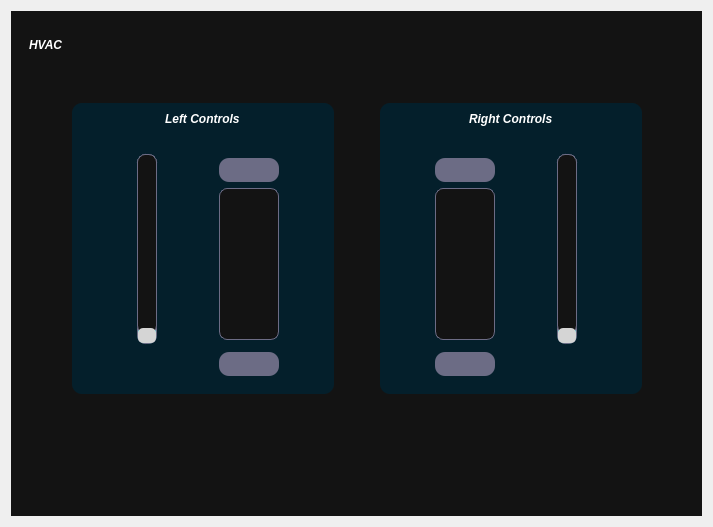
<?xml version="1.0" encoding="UTF-8"?>
<ui version="4.0">
 <class>HVAC</class>
 <widget class="QWidget" name="HVAC">
  <property name="geometry">
   <rect>
    <x>0</x>
    <y>0</y>
    <width>713</width>
    <height>527</height>
   </rect>
  </property>
  <property name="windowTitle">
   <string>Form</string>
  </property>
  <property name="styleSheet">
   <string notr="true">*{
	border: none;
	background-color: transparent;
	background: none; 
	padding: 0;
	margin: 0;
	color: #fff;
}

#scrollAreaWidgetContents{
	background-color: #131313 ; /* black */
}

#centralwidget{
	background-color: #131313 ; /* black */
}

#centralwidget QPushButton{
	background-color: #6C6C85 ; /* pastel purple */
	padding: 5px 10px;
	border-radius: 10px;
}

#centralwidget QPushButton:pressed {
    background-color: #4BD7D6 ; /* light blue */
}

#centralwidget QSlider::groove:horizontal {
    border: 1px solid #6C6C85 ; /* pastel purple */
    height: 15px;
    border-radius: 8px;
}

#centralwidget  QSlider::sub-page:horizontal {
    background-color: #4BD7D6 ; /* light blue */
    height: 15px;
    border-radius: 5px;
}

#centralwidget QSlider::handle:horizontal {
    background: qlineargradient(x1:0, y1:0, x2:1, y2:1,
        stop:0 #eee, stop:1 #ccc);
    border: 1px solid #777;
    width: 20px;
    margin-top: -2px;
    margin-bottom: -2px;
    border-radius: 8px;
}

QSlider::sub-page:vertical {
    background-color: #131313 ; /* black */
    height: 20px;
    width: 18px;
    margin: 2px;
	border: 1px solid #6C6C85 ; /* pastel purple */
    border-radius: 8px;
}

QSlider::groove:vertical {
    border-radius: 8px;
    width: 18px;
    margin: 2px;
	border: 1px solid #6C6C85 ; /* pastel purple */
	background-color: #4BD7D6 ; /* light blue */ 
}
QSlider::groove:vertical:hover {
	background-color: rgb(55, 62, 76);
}
QSlider::handle:vertical {
    background-color: #d5d5d5;
    height: 15px;
    width: 20px;
	border-radius: 5px;
}
QSlider::handle:vertical:hover {
    background-color: #6C6C85 ; /* pastel purple */
}
QSlider::handle:vertical:pressed {
    background-color: #4BD7D6 ; /* light blue */ 
}


QScrollBar:horizontal {
        min-width: 240px;
        height: 13px;
    }

    QScrollBar:vertical {
        min-height: 240px;
        width: 13px;
    }

    QScrollBar::groove {
        background: 2A2827; /* dark grey */
        border-radius: 5px;
    }

    QScrollBar::handle {
        background: #4BD7D6 ; /* light blue */
        border-radius: 5px;
    }

    QScrollBar::handle:horizontal {
        width: 25px;
    }

    QScrollBar::handle:vertical {
        height: 25px; scrollAreaWidgetContents 
    }

#leftControls{
	background: #041F2B ; /* dark blue */
	border-radius: 10px;
}

#rightControls{
	background: #041F2B ; /* dark blue */
	border-radius: 10px;
}


/*============================================*/

QListWidget {
    min-height: 150px;
    max-height: 150px;
    background-color: #131313 ; /* black */
    border: 1px solid #6C6C85 ; /* pastel purple */
    border-radius: 8px;
}

QListWidget::item {
    height: 50px;
    width: 50px;
    border-radius:  8px;
	text-align: center;
}

QListWidget::item:selected {
    background-color: #4BD7D6 ; /* light blue */
    border-radius: 8px;
}

QListWidget::item:selected:!active {
    border-width: 0px;
}

QListWidget::item:selected:active {
    background-color: #4BD7D6 ; /* light blue */
}

QListWidget::item:selected:!focus {
	color: black;
    border-width: 0px;
}

QListWidget::item:focus {
    background-color: #6C6C85 ; /* pastel purple */
}

QListWidget::item:hover {
    background-color: #6C6C85 ; /* pastel purple */
}

</string>
  </property>
  <layout class="QVBoxLayout" name="verticalLayout">
   <item>
    <widget class="QFrame" name="centralwidget">
     <property name="frameShape">
      <enum>QFrame::StyledPanel</enum>
     </property>
     <property name="frameShadow">
      <enum>QFrame::Raised</enum>
     </property>
     <layout class="QVBoxLayout" name="verticalLayout_2">
      <item>
       <widget class="QFrame" name="frame_2">
        <property name="minimumSize">
         <size>
          <width>0</width>
          <height>50</height>
         </size>
        </property>
        <property name="frameShape">
         <enum>QFrame::StyledPanel</enum>
        </property>
        <property name="frameShadow">
         <enum>QFrame::Raised</enum>
        </property>
        <layout class="QHBoxLayout" name="horizontalLayout">
         <item>
          <widget class="QLabel" name="label_2">
           <property name="sizePolicy">
            <sizepolicy hsizetype="MinimumExpanding" vsizetype="Fixed">
             <horstretch>0</horstretch>
             <verstretch>0</verstretch>
            </sizepolicy>
           </property>
           <property name="font">
            <font>
             <weight>75</weight>
             <italic>true</italic>
             <bold>true</bold>
            </font>
           </property>
           <property name="text">
            <string>HVAC</string>
           </property>
          </widget>
         </item>
        </layout>
       </widget>
      </item>
      <item>
       <widget class="QScrollArea" name="scrollArea">
        <property name="widgetResizable">
         <bool>true</bool>
        </property>
        <widget class="QWidget" name="scrollAreaWidgetContents">
         <property name="geometry">
          <rect>
           <x>0</x>
           <y>0</y>
           <width>697</width>
           <height>409</height>
          </rect>
         </property>
         <layout class="QVBoxLayout" name="verticalLayout_3">
          <item>
           <spacer name="verticalSpacer_2">
            <property name="orientation">
             <enum>Qt::Vertical</enum>
            </property>
            <property name="sizeHint" stdset="0">
             <size>
              <width>20</width>
              <height>40</height>
             </size>
            </property>
           </spacer>
          </item>
          <item>
           <widget class="QFrame" name="frame">
            <property name="minimumSize">
             <size>
              <width>0</width>
              <height>300</height>
             </size>
            </property>
            <property name="frameShape">
             <enum>QFrame::StyledPanel</enum>
            </property>
            <property name="frameShadow">
             <enum>QFrame::Raised</enum>
            </property>
            <layout class="QGridLayout" name="gridLayout">
             <item row="0" column="12">
              <widget class="QFrame" name="rightControls">
               <property name="minimumSize">
                <size>
                 <width>0</width>
                 <height>0</height>
                </size>
               </property>
               <property name="frameShape">
                <enum>QFrame::StyledPanel</enum>
               </property>
               <property name="frameShadow">
                <enum>QFrame::Raised</enum>
               </property>
               <layout class="QGridLayout" name="gridLayout_3">
                <item row="1" column="0" colspan="5">
                 <spacer name="verticalSpacer_4">
                  <property name="orientation">
                   <enum>Qt::Vertical</enum>
                  </property>
                  <property name="sizeType">
                   <enum>QSizePolicy::Fixed</enum>
                  </property>
                  <property name="sizeHint" stdset="0">
                   <size>
                    <width>20</width>
                    <height>20</height>
                   </size>
                  </property>
                 </spacer>
                </item>
                <item row="2" column="0" rowspan="5">
                 <spacer name="horizontalSpacer_9">
                  <property name="orientation">
                   <enum>Qt::Horizontal</enum>
                  </property>
                  <property name="sizeHint" stdset="0">
                   <size>
                    <width>40</width>
                    <height>20</height>
                   </size>
                  </property>
                 </spacer>
                </item>
                <item row="2" column="4" rowspan="5">
                 <spacer name="horizontalSpacer_8">
                  <property name="orientation">
                   <enum>Qt::Horizontal</enum>
                  </property>
                  <property name="sizeHint" stdset="0">
                   <size>
                    <width>40</width>
                    <height>20</height>
                   </size>
                  </property>
                 </spacer>
                </item>
                <item row="4" column="1">
                 <widget class="QListWidget" name="rightTempList">
                  <property name="sizePolicy">
                   <sizepolicy hsizetype="Fixed" vsizetype="Fixed">
                    <horstretch>0</horstretch>
                    <verstretch>0</verstretch>
                   </sizepolicy>
                  </property>
                  <property name="minimumSize">
                   <size>
                    <width>0</width>
                    <height>152</height>
                   </size>
                  </property>
                  <property name="maximumSize">
                   <size>
                    <width>60</width>
                    <height>152</height>
                   </size>
                  </property>
                  <property name="font">
                   <font>
                    <weight>75</weight>
                    <italic>true</italic>
                    <bold>true</bold>
                   </font>
                  </property>
                  <property name="focusPolicy">
                   <enum>Qt::StrongFocus</enum>
                  </property>
                  <property name="layoutDirection">
                   <enum>Qt::LeftToRight</enum>
                  </property>
                  <property name="autoFillBackground">
                   <bool>false</bool>
                  </property>
                  <property name="frameShape">
                   <enum>QFrame::NoFrame</enum>
                  </property>
                  <property name="frameShadow">
                   <enum>QFrame::Plain</enum>
                  </property>
                  <property name="verticalScrollBarPolicy">
                   <enum>Qt::ScrollBarAlwaysOff</enum>
                  </property>
                  <property name="horizontalScrollBarPolicy">
                   <enum>Qt::ScrollBarAlwaysOff</enum>
                  </property>
                  <property name="sizeAdjustPolicy">
                   <enum>QAbstractScrollArea::AdjustToContentsOnFirstShow</enum>
                  </property>
                  <property name="editTriggers">
                   <set>QAbstractItemView::DoubleClicked|QAbstractItemView::EditKeyPressed</set>
                  </property>
                  <property name="showDropIndicator" stdset="0">
                   <bool>false</bool>
                  </property>
                  <property name="dragDropMode">
                   <enum>QAbstractItemView::DragOnly</enum>
                  </property>
                  <property name="selectionMode">
                   <enum>QAbstractItemView::ContiguousSelection</enum>
                  </property>
                  <property name="textElideMode">
                   <enum>Qt::ElideMiddle</enum>
                  </property>
                  <property name="verticalScrollMode">
                   <enum>QAbstractItemView::ScrollPerPixel</enum>
                  </property>
                  <property name="movement">
                   <enum>QListView::Snap</enum>
                  </property>
                  <property name="resizeMode">
                   <enum>QListView::Adjust</enum>
                  </property>
                  <property name="layoutMode">
                   <enum>QListView::SinglePass</enum>
                  </property>
                  <property name="spacing">
                   <number>1</number>
                  </property>
                  <property name="viewMode">
                   <enum>QListView::ListMode</enum>
                  </property>
                  <property name="selectionRectVisible">
                   <bool>true</bool>
                  </property>
                  <property name="itemAlignment">
                   <set>Qt::AlignCenter</set>
                  </property>
                 </widget>
                </item>
                <item row="6" column="3" alignment="Qt::AlignHCenter">
                 <widget class="QLabel" name="label_4">
                  <property name="text">
                   <string/>
                  </property>
                  <property name="pixmap">
                   <pixmap resource="../assets/res.qrc">:/Images/Images/HMI_HVAC_Fan_Icon.svg</pixmap>
                  </property>
                 </widget>
                </item>
                <item row="0" column="0" colspan="5" alignment="Qt::AlignHCenter">
                 <widget class="QLabel" name="label_6">
                  <property name="font">
                   <font>
                    <weight>75</weight>
                    <italic>true</italic>
                    <bold>true</bold>
                   </font>
                  </property>
                  <property name="text">
                   <string>Right Controls</string>
                  </property>
                 </widget>
                </item>
                <item row="2" column="2" rowspan="5">
                 <spacer name="horizontalSpacer_5">
                  <property name="orientation">
                   <enum>Qt::Horizontal</enum>
                  </property>
                  <property name="sizeType">
                   <enum>QSizePolicy::Fixed</enum>
                  </property>
                  <property name="sizeHint" stdset="0">
                   <size>
                    <width>40</width>
                    <height>20</height>
                   </size>
                  </property>
                 </spacer>
                </item>
                <item row="2" column="3" rowspan="4" alignment="Qt::AlignHCenter">
                 <widget class="QSlider" name="rightFanSpeed_slider">
                  <property name="minimumSize">
                   <size>
                    <width>40</width>
                    <height>0</height>
                   </size>
                  </property>
                  <property name="orientation">
                   <enum>Qt::Vertical</enum>
                  </property>
                 </widget>
                </item>
                <item row="6" column="1">
                 <widget class="QPushButton" name="rightTempDown">
                  <property name="text">
                   <string/>
                  </property>
                  <property name="icon">
                   <iconset resource="../assets/res.qrc">
                    <normaloff>:/Carbon_Icons/carbon_icons/temperature--hot.svg</normaloff>:/Carbon_Icons/carbon_icons/temperature--hot.svg</iconset>
                  </property>
                  <property name="iconSize">
                   <size>
                    <width>40</width>
                    <height>40</height>
                   </size>
                  </property>
                 </widget>
                </item>
                <item row="3" column="1" alignment="Qt::AlignTop">
                 <widget class="QPushButton" name="rightTempUp">
                  <property name="text">
                   <string/>
                  </property>
                  <property name="icon">
                   <iconset resource="../assets/res.qrc">
                    <normaloff>:/Carbon_Icons/carbon_icons/temperature--frigid.svg</normaloff>:/Carbon_Icons/carbon_icons/temperature--frigid.svg</iconset>
                  </property>
                  <property name="iconSize">
                   <size>
                    <width>40</width>
                    <height>40</height>
                   </size>
                  </property>
                 </widget>
                </item>
                <item row="7" column="0" colspan="5">
                 <spacer name="verticalSpacer_6">
                  <property name="orientation">
                   <enum>Qt::Vertical</enum>
                  </property>
                  <property name="sizeHint" stdset="0">
                   <size>
                    <width>20</width>
                    <height>40</height>
                   </size>
                  </property>
                 </spacer>
                </item>
               </layout>
              </widget>
             </item>
             <item row="0" column="5">
              <spacer name="horizontalSpacer">
               <property name="orientation">
                <enum>Qt::Horizontal</enum>
               </property>
               <property name="sizeType">
                <enum>QSizePolicy::Fixed</enum>
               </property>
               <property name="sizeHint" stdset="0">
                <size>
                 <width>40</width>
                 <height>20</height>
                </size>
               </property>
              </spacer>
             </item>
             <item row="0" column="13">
              <spacer name="horizontalSpacer_3">
               <property name="orientation">
                <enum>Qt::Horizontal</enum>
               </property>
               <property name="sizeType">
                <enum>QSizePolicy::Expanding</enum>
               </property>
               <property name="sizeHint" stdset="0">
                <size>
                 <width>20</width>
                 <height>20</height>
                </size>
               </property>
              </spacer>
             </item>
             <item row="0" column="2" colspan="2">
              <widget class="QFrame" name="leftControls">
               <property name="minimumSize">
                <size>
                 <width>0</width>
                 <height>0</height>
                </size>
               </property>
               <property name="frameShape">
                <enum>QFrame::StyledPanel</enum>
               </property>
               <property name="frameShadow">
                <enum>QFrame::Raised</enum>
               </property>
               <layout class="QGridLayout" name="gridLayout_2">
                <item row="2" column="1" rowspan="4" alignment="Qt::AlignHCenter">
                 <widget class="QSlider" name="leftFanSpeed_slider">
                  <property name="sizePolicy">
                   <sizepolicy hsizetype="Fixed" vsizetype="Expanding">
                    <horstretch>0</horstretch>
                    <verstretch>0</verstretch>
                   </sizepolicy>
                  </property>
                  <property name="minimumSize">
                   <size>
                    <width>40</width>
                    <height>0</height>
                   </size>
                  </property>
                  <property name="orientation">
                   <enum>Qt::Vertical</enum>
                  </property>
                  <property name="invertedAppearance">
                   <bool>false</bool>
                  </property>
                  <property name="invertedControls">
                   <bool>false</bool>
                  </property>
                  <property name="tickPosition">
                   <enum>QSlider::NoTicks</enum>
                  </property>
                  <property name="tickInterval">
                   <number>0</number>
                  </property>
                 </widget>
                </item>
                <item row="7" column="0" colspan="5">
                 <spacer name="verticalSpacer_5">
                  <property name="orientation">
                   <enum>Qt::Vertical</enum>
                  </property>
                  <property name="sizeHint" stdset="0">
                   <size>
                    <width>20</width>
                    <height>40</height>
                   </size>
                  </property>
                 </spacer>
                </item>
                <item row="6" column="1" alignment="Qt::AlignHCenter|Qt::AlignVCenter">
                 <widget class="QLabel" name="label_3">
                  <property name="text">
                   <string/>
                  </property>
                  <property name="pixmap">
                   <pixmap resource="../assets/res.qrc">:/Images/Images/HMI_HVAC_Fan_Icon.svg</pixmap>
                  </property>
                  <property name="scaledContents">
                   <bool>false</bool>
                  </property>
                  <property name="alignment">
                   <set>Qt::AlignCenter</set>
                  </property>
                 </widget>
                </item>
                <item row="6" column="3">
                 <widget class="QPushButton" name="leftTempDown">
                  <property name="text">
                   <string/>
                  </property>
                  <property name="icon">
                   <iconset resource="../assets/res.qrc">
                    <normaloff>:/Carbon_Icons/carbon_icons/temperature--hot.svg</normaloff>:/Carbon_Icons/carbon_icons/temperature--hot.svg</iconset>
                  </property>
                  <property name="iconSize">
                   <size>
                    <width>40</width>
                    <height>40</height>
                   </size>
                  </property>
                 </widget>
                </item>
                <item row="2" column="4" rowspan="5">
                 <spacer name="horizontalSpacer_7">
                  <property name="orientation">
                   <enum>Qt::Horizontal</enum>
                  </property>
                  <property name="sizeHint" stdset="0">
                   <size>
                    <width>40</width>
                    <height>20</height>
                   </size>
                  </property>
                 </spacer>
                </item>
                <item row="4" column="3" alignment="Qt::AlignHCenter">
                 <widget class="QListWidget" name="leftTempList">
                  <property name="sizePolicy">
                   <sizepolicy hsizetype="Fixed" vsizetype="Fixed">
                    <horstretch>0</horstretch>
                    <verstretch>0</verstretch>
                   </sizepolicy>
                  </property>
                  <property name="minimumSize">
                   <size>
                    <width>0</width>
                    <height>152</height>
                   </size>
                  </property>
                  <property name="maximumSize">
                   <size>
                    <width>60</width>
                    <height>152</height>
                   </size>
                  </property>
                  <property name="font">
                   <font>
                    <weight>75</weight>
                    <italic>true</italic>
                    <bold>true</bold>
                   </font>
                  </property>
                  <property name="focusPolicy">
                   <enum>Qt::StrongFocus</enum>
                  </property>
                  <property name="layoutDirection">
                   <enum>Qt::LeftToRight</enum>
                  </property>
                  <property name="autoFillBackground">
                   <bool>false</bool>
                  </property>
                  <property name="frameShape">
                   <enum>QFrame::NoFrame</enum>
                  </property>
                  <property name="frameShadow">
                   <enum>QFrame::Plain</enum>
                  </property>
                  <property name="verticalScrollBarPolicy">
                   <enum>Qt::ScrollBarAlwaysOff</enum>
                  </property>
                  <property name="horizontalScrollBarPolicy">
                   <enum>Qt::ScrollBarAlwaysOff</enum>
                  </property>
                  <property name="sizeAdjustPolicy">
                   <enum>QAbstractScrollArea::AdjustToContentsOnFirstShow</enum>
                  </property>
                  <property name="editTriggers">
                   <set>QAbstractItemView::DoubleClicked|QAbstractItemView::EditKeyPressed</set>
                  </property>
                  <property name="showDropIndicator" stdset="0">
                   <bool>false</bool>
                  </property>
                  <property name="dragDropMode">
                   <enum>QAbstractItemView::DragOnly</enum>
                  </property>
                  <property name="selectionMode">
                   <enum>QAbstractItemView::SingleSelection</enum>
                  </property>
                  <property name="textElideMode">
                   <enum>Qt::ElideMiddle</enum>
                  </property>
                  <property name="verticalScrollMode">
                   <enum>QAbstractItemView::ScrollPerPixel</enum>
                  </property>
                  <property name="movement">
                   <enum>QListView::Snap</enum>
                  </property>
                  <property name="isWrapping" stdset="0">
                   <bool>false</bool>
                  </property>
                  <property name="resizeMode">
                   <enum>QListView::Adjust</enum>
                  </property>
                  <property name="layoutMode">
                   <enum>QListView::SinglePass</enum>
                  </property>
                  <property name="spacing">
                   <number>1</number>
                  </property>
                  <property name="viewMode">
                   <enum>QListView::ListMode</enum>
                  </property>
                  <property name="uniformItemSizes">
                   <bool>true</bool>
                  </property>
                  <property name="selectionRectVisible">
                   <bool>true</bool>
                  </property>
                  <property name="itemAlignment">
                   <set>Qt::AlignCenter</set>
                  </property>
                 </widget>
                </item>
                <item row="1" column="0" colspan="5">
                 <spacer name="verticalSpacer_3">
                  <property name="orientation">
                   <enum>Qt::Vertical</enum>
                  </property>
                  <property name="sizeType">
                   <enum>QSizePolicy::Fixed</enum>
                  </property>
                  <property name="sizeHint" stdset="0">
                   <size>
                    <width>20</width>
                    <height>20</height>
                   </size>
                  </property>
                 </spacer>
                </item>
                <item row="2" column="0" rowspan="5">
                 <spacer name="horizontalSpacer_6">
                  <property name="orientation">
                   <enum>Qt::Horizontal</enum>
                  </property>
                  <property name="sizeHint" stdset="0">
                   <size>
                    <width>40</width>
                    <height>20</height>
                   </size>
                  </property>
                 </spacer>
                </item>
                <item row="3" column="3">
                 <widget class="QPushButton" name="leftTempUp">
                  <property name="text">
                   <string/>
                  </property>
                  <property name="icon">
                   <iconset resource="../assets/res.qrc">
                    <normaloff>:/Carbon_Icons/carbon_icons/temperature--frigid.svg</normaloff>:/Carbon_Icons/carbon_icons/temperature--frigid.svg</iconset>
                  </property>
                  <property name="iconSize">
                   <size>
                    <width>40</width>
                    <height>40</height>
                   </size>
                  </property>
                 </widget>
                </item>
                <item row="0" column="0" colspan="5" alignment="Qt::AlignHCenter">
                 <widget class="QLabel" name="label">
                  <property name="font">
                   <font>
                    <weight>75</weight>
                    <italic>true</italic>
                    <bold>true</bold>
                   </font>
                  </property>
                  <property name="text">
                   <string>Left Controls</string>
                  </property>
                 </widget>
                </item>
                <item row="2" column="2" rowspan="5">
                 <spacer name="horizontalSpacer_4">
                  <property name="orientation">
                   <enum>Qt::Horizontal</enum>
                  </property>
                  <property name="sizeType">
                   <enum>QSizePolicy::Fixed</enum>
                  </property>
                  <property name="sizeHint" stdset="0">
                   <size>
                    <width>40</width>
                    <height>20</height>
                   </size>
                  </property>
                 </spacer>
                </item>
               </layout>
              </widget>
             </item>
             <item row="0" column="0">
              <spacer name="horizontalSpacer_2">
               <property name="orientation">
                <enum>Qt::Horizontal</enum>
               </property>
               <property name="sizeType">
                <enum>QSizePolicy::Expanding</enum>
               </property>
               <property name="sizeHint" stdset="0">
                <size>
                 <width>20</width>
                 <height>20</height>
                </size>
               </property>
              </spacer>
             </item>
            </layout>
           </widget>
          </item>
         </layout>
        </widget>
       </widget>
      </item>
      <item>
       <spacer name="verticalSpacer">
        <property name="orientation">
         <enum>Qt::Vertical</enum>
        </property>
        <property name="sizeHint" stdset="0">
         <size>
          <width>20</width>
          <height>40</height>
         </size>
        </property>
       </spacer>
      </item>
     </layout>
    </widget>
   </item>
  </layout>
 </widget>
 <resources>
  <include location="../assets/res.qrc"/>
 </resources>
 <connections/>
</ui>
